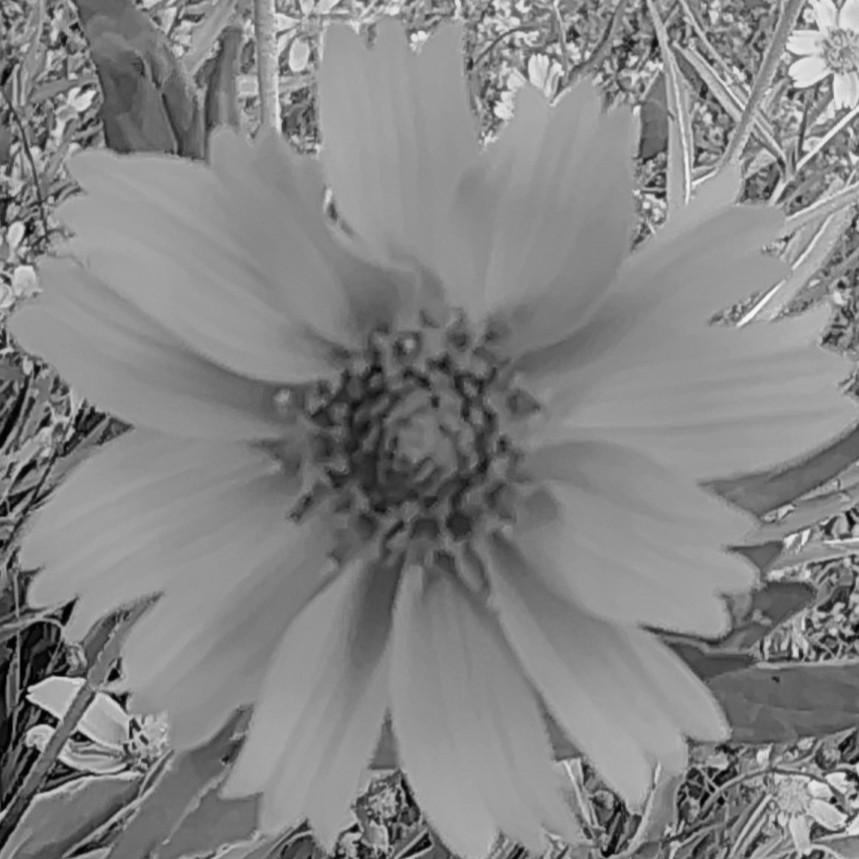
%> input picture original_image.png, 859 x 859 px
$ octave compress02.m   (GNU Octave 9; MATLAB toolbox functions it lacks are replaced by stand-ins)
%> lines starting %> are read from the running program, lines starting %| are printed output that depends on the picture
% Wavelet-based image compression in MATLAB
I = im2double(imread('original_image.png'));  % Input grayscale image
%> I: size 859x859 double; min 0, max 0.98, mean 0.52
wname = 'db2';                             % Wavelet family
level = 3;                                 % Decomposition level

% 1. Perform 2D wavelet decomposition
[C, S] = wavedec2(I, level, wname);
%> S = [110 110; 110 110; 217 217; 431 431; 859 859]

% 2. Retain top 10% of largest coefficients
keep_ratio = 0.10;
absC = abs(C);
sortedC = sort(absC, 'descend');
thresh = sortedC(round(keep_ratio * numel(C)));
%> thresh = 0.0418
Cc = C;
Cc(absC < thresh) = 0;

% 3. Reconstruct the compressed image
I_rec = waverec2(Cc, S, wname);
I_rec = min(max(I_rec, 0), 1);             % Clip values to [0,1]

% 4. Evaluate quality
psnr_val = psnr(I_rec, I);
%> psnr_val = 40.56
ssim_val = ssim(I_rec, I);
%> ssim_val = 0.977

% 5. Display results
subplot(1,3,1), imshow(I), title('Original');
subplot(1,3,2), imshow(I_rec), title('Compressed (10% coefficients)');
subplot(1,3,3), imshow(abs(I - I_rec), []), title('Error Map');
%> after `imshow(abs(I - I_rec), [])`:
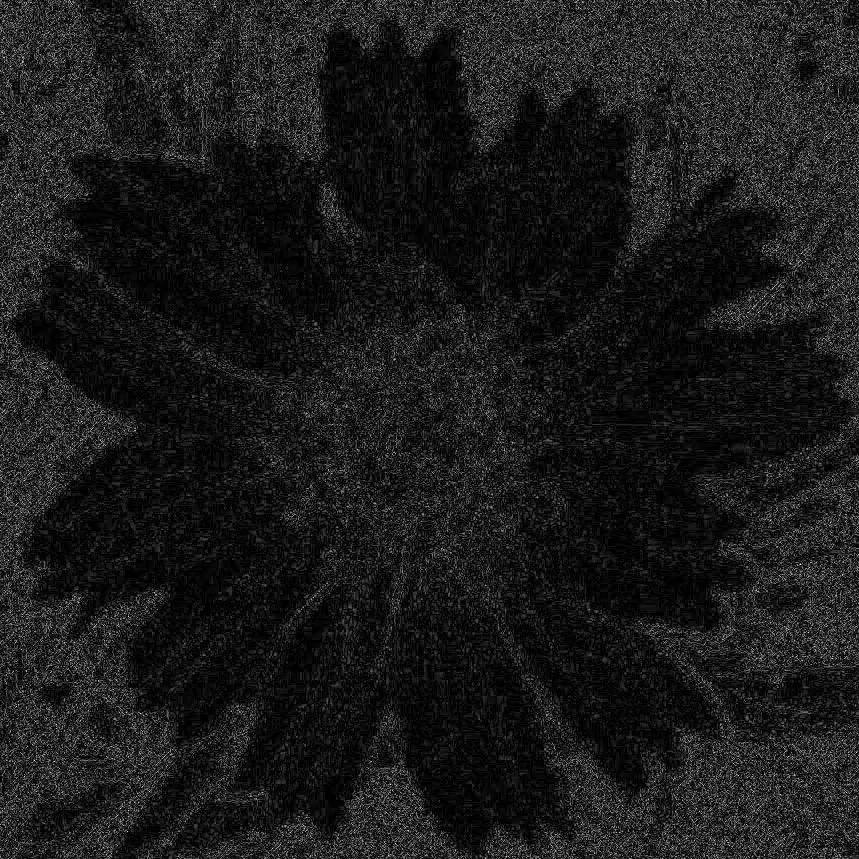
%> displayed picture: size 859x859, on the screen's scale of 0 to 255; min 0, max 255, mean 26.5
fprintf('PSNR: %.2f dB, SSIM: %.4f\n', psnr_val, ssim_val);
%| PSNR: 40.56 dB, SSIM: 0.9770
